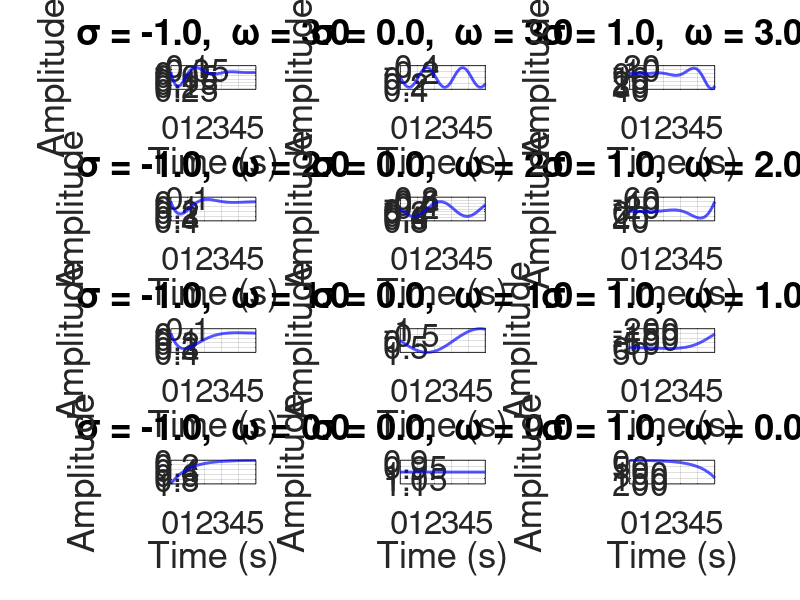

MATLAB code to generate this figure:
clear;
close all;
clc;


% ex05_04.m  |  例5.4 · 零极点→时域  |  AI 生成，已校验，R2023b
% 观察一阶极点位置对系统冲激响应的影响
% 极点实部 σ 取 -1, 0, 1 （从左到右）
% 极点虚部 ω 取  0, 1, 2, 3 （从下到上）
% 网格布局与 s 平面分布一致

sigma_vals = [-1, 0, 1];      % 列（左→右：负→零→正）
omega_vals = [0, 1, 2, 3];   % 行（下→上：ω 递增）
nCols = length(sigma_vals);
nRows = length(omega_vals);

Tfinal = 5;                  % 统一时间范围 0 ~ 5 s
dt = 0.01;
t = 0:dt:Tfinal;             % 所有子图共用时间轴

% 画布尺寸：根据行数加高，避免过扁
figure('Position', [100, 100, 900, 350 * nRows]);

for row = 1:nRows
    % 实际虚部：最下行 ω=0，最上行 ω 最大
    omega = omega_vals(nRows - row + 1);
    for col = 1:nCols
        sigma = sigma_vals(col);
        
        % 构造极点：虚部为零时单个实极点，否则一对共轭极点
        if omega == 0
            p = sigma;                     % 实极点
        else
            p = [sigma + 1i*omega; sigma - 1i*omega]; % 共轭极点对
        end
        
        % 由零极点生成传递函数（无零点，增益 k=1）
        [b, a] = zp2tf([], p, 1);
        sys = tf(b, a);
        
        % 求解冲激响应
        y = impulse(sys, t);
        
        % 子图绘制
        subplot(nRows, nCols, (row - 1) * nCols + col);
        plot(t, y, 'b', 'LineWidth', 2);
        grid on;
        xlim([0, Tfinal]);
        ylim('auto');          % 各子图纵坐标自适应，完整显示波形
        
        % 标题标明极点位置
        title(sprintf('σ = %.1f,  ω = %.1f', sigma, omega), 'FontSize', 24);
        xlabel('Time (s)', 'FontSize', 24);
        ylabel('Amplitude', 'FontSize', 24);
        set(gca, 'FontSize', 24);
    end
end
